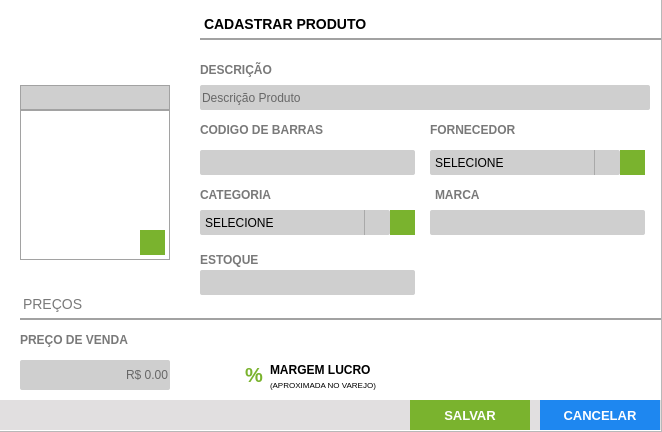
<?xml version="1.0" encoding="UTF-8"?>
<ui version="4.0">
 <class>ct_FormProdutos</class>
 <widget class="QFrame" name="ct_FormProdutos">
  <property name="geometry">
   <rect>
    <x>0</x>
    <y>0</y>
    <width>662</width>
    <height>432</height>
   </rect>
  </property>
  <property name="maximumSize">
   <size>
    <width>662</width>
    <height>432</height>
   </size>
  </property>
  <property name="windowTitle">
   <string>Cadastro de Produtos</string>
  </property>
  <property name="frameShape">
   <enum>QFrame::StyledPanel</enum>
  </property>
  <property name="frameShadow">
   <enum>QFrame::Raised</enum>
  </property>
  <widget class="QFrame" name="fr_FormProdutos">
   <property name="geometry">
    <rect>
     <x>0</x>
     <y>0</y>
     <width>661</width>
     <height>431</height>
    </rect>
   </property>
   <property name="focusPolicy">
    <enum>Qt::StrongFocus</enum>
   </property>
   <property name="styleSheet">
    <string notr="true">background: #FFF;
border: none</string>
   </property>
   <widget class="QLabel" name="lb_FormProdutos">
    <property name="geometry">
     <rect>
      <x>200</x>
      <y>10</y>
      <width>780</width>
      <height>30</height>
     </rect>
    </property>
    <property name="styleSheet">
     <string notr="true">QLabel{
font-size: 14px;
font-family: &quot;Arial&quot;;
font-weight: bold;

border-bottom: 2px solid #A2A2A2
}</string>
    </property>
    <property name="text">
     <string>CADASTRAR PRODUTO</string>
    </property>
   </widget>
   <widget class="QLineEdit" name="tx_idProduto">
    <property name="enabled">
     <bool>false</bool>
    </property>
    <property name="geometry">
     <rect>
      <x>20</x>
      <y>85</y>
      <width>150</width>
      <height>25</height>
     </rect>
    </property>
    <property name="styleSheet">
     <string notr="true">QLineEdit{
background: #CFCFCF;
border: 1px solid #A2A2A2;
color: #000;
font-size: 14px;
font-family: &quot;Arial&quot;;
font-weight: bold;

}</string>
    </property>
    <property name="text">
     <string/>
    </property>
    <property name="alignment">
     <set>Qt::AlignRight|Qt::AlignTrailing|Qt::AlignVCenter</set>
    </property>
   </widget>
   <widget class="QLabel" name="lb_FotoProduto">
    <property name="geometry">
     <rect>
      <x>20</x>
      <y>110</y>
      <width>150</width>
      <height>150</height>
     </rect>
    </property>
    <property name="styleSheet">
     <string notr="true">border: 1px solid #A2A2A2;
</string>
    </property>
    <property name="text">
     <string/>
    </property>
    <property name="alignment">
     <set>Qt::AlignCenter</set>
    </property>
   </widget>
   <widget class="QLabel" name="lb_FormProdutos_2">
    <property name="geometry">
     <rect>
      <x>200</x>
      <y>60</y>
      <width>150</width>
      <height>20</height>
     </rect>
    </property>
    <property name="styleSheet">
     <string notr="true">QLabel{
font-size: 12px;
font-family: &quot;Arial Unicode MS&quot;;
font-weight: bold;
color: #797979
}</string>
    </property>
    <property name="text">
     <string>DESCRIÇÃO</string>
    </property>
   </widget>
   <widget class="QLineEdit" name="tx_DescricaoProduto">
    <property name="geometry">
     <rect>
      <x>200</x>
      <y>85</y>
      <width>450</width>
      <height>25</height>
     </rect>
    </property>
    <property name="focusPolicy">
     <enum>Qt::WheelFocus</enum>
    </property>
    <property name="styleSheet">
     <string notr="true">QLineEdit{
background: #CFCFCF;
border-radius: 2px;
color: #000;
font: 13px &quot;Arial&quot; ;
text-transform: uppercase;
}
QLineEdit:Focus {
border: 1px solid red;
}</string>
    </property>
    <property name="placeholderText">
     <string>Descrição Produto</string>
    </property>
   </widget>
   <widget class="QLabel" name="lb_FormProdutos_3">
    <property name="geometry">
     <rect>
      <x>200</x>
      <y>185</y>
      <width>215</width>
      <height>20</height>
     </rect>
    </property>
    <property name="styleSheet">
     <string notr="true">QLabel{
font-size: 12px;
font-family: &quot;Arial Unicode MS&quot;;
font-weight: bold;
color: #797979
}</string>
    </property>
    <property name="text">
     <string>CATEGORIA</string>
    </property>
   </widget>
   <widget class="QLabel" name="lb_FormProdutos_4">
    <property name="geometry">
     <rect>
      <x>435</x>
      <y>185</y>
      <width>215</width>
      <height>20</height>
     </rect>
    </property>
    <property name="styleSheet">
     <string notr="true">QLabel{
font-size: 12px;
font-family: &quot;Arial Unicode MS&quot;;
font-weight: bold;
color: #797979
}</string>
    </property>
    <property name="text">
     <string>MARCA</string>
    </property>
   </widget>
   <widget class="QLabel" name="lb_FormProdutos_8">
    <property name="geometry">
     <rect>
      <x>20</x>
      <y>290</y>
      <width>960</width>
      <height>30</height>
     </rect>
    </property>
    <property name="styleSheet">
     <string notr="true">QLabel{
font-size: 14px;
font-family: &quot;Arial&quot;;
font-weight: normal;

border-bottom: 2px solid #A2A2A2;
color: #797979
}</string>
    </property>
    <property name="text">
     <string>PREÇOS</string>
    </property>
   </widget>
   <widget class="QLabel" name="lb_FormProdutos_12">
    <property name="geometry">
     <rect>
      <x>20</x>
      <y>330</y>
      <width>150</width>
      <height>20</height>
     </rect>
    </property>
    <property name="styleSheet">
     <string notr="true">QLabel{
font-size: 12px;
font-family: &quot;Arial Unicode MS&quot;;
font-weight: bold;
color: #797979
}</string>
    </property>
    <property name="text">
     <string>PREÇO DE VENDA</string>
    </property>
   </widget>
   <widget class="QFrame" name="fr_BotoesFormProdutos">
    <property name="geometry">
     <rect>
      <x>0</x>
      <y>400</y>
      <width>1000</width>
      <height>30</height>
     </rect>
    </property>
    <property name="styleSheet">
     <string notr="true">background:#E1DFE0;
border: none;</string>
    </property>
    <widget class="QPushButton" name="bt_CancelarProdutos">
     <property name="geometry">
      <rect>
       <x>540</x>
       <y>0</y>
       <width>120</width>
       <height>30</height>
      </rect>
     </property>
     <property name="font">
      <font>
       <pointsize>10</pointsize>
       <weight>75</weight>
       <bold>true</bold>
      </font>
     </property>
     <property name="cursor">
      <cursorShape>PointingHandCursor</cursorShape>
     </property>
     <property name="focusPolicy">
      <enum>Qt::NoFocus</enum>
     </property>
     <property name="contextMenuPolicy">
      <enum>Qt::ActionsContextMenu</enum>
     </property>
     <property name="styleSheet">
      <string notr="true">QPushButton {
background-color: #1E87F0;
color: #FFF
 }
QPushButton:hover{
background-color: #40a286
}</string>
     </property>
     <property name="text">
      <string>CANCELAR</string>
     </property>
     <property name="iconSize">
      <size>
       <width>75</width>
       <height>35</height>
      </size>
     </property>
    </widget>
    <widget class="QPushButton" name="bt_SalvarProdutos">
     <property name="geometry">
      <rect>
       <x>410</x>
       <y>0</y>
       <width>120</width>
       <height>30</height>
      </rect>
     </property>
     <property name="font">
      <font>
       <family>Tahoma</family>
       <pointsize>10</pointsize>
       <weight>75</weight>
       <bold>true</bold>
      </font>
     </property>
     <property name="cursor">
      <cursorShape>PointingHandCursor</cursorShape>
     </property>
     <property name="focusPolicy">
      <enum>Qt::NoFocus</enum>
     </property>
     <property name="contextMenuPolicy">
      <enum>Qt::ActionsContextMenu</enum>
     </property>
     <property name="styleSheet">
      <string notr="true">QPushButton {
background-color: #7AB32E;
color: #FFF
 }
QPushButton:hover{
background-color: #40a286
}</string>
     </property>
     <property name="text">
      <string>SALVAR</string>
     </property>
     <property name="iconSize">
      <size>
       <width>75</width>
       <height>35</height>
      </size>
     </property>
    </widget>
   </widget>
   <widget class="QLabel" name="lb_qtdeMin">
    <property name="geometry">
     <rect>
      <x>890</x>
      <y>350</y>
      <width>40</width>
      <height>35</height>
     </rect>
    </property>
    <property name="text">
     <string/>
    </property>
   </widget>
   <widget class="QLabel" name="lb_FormProdutos_15">
    <property name="geometry">
     <rect>
      <x>270</x>
      <y>360</y>
      <width>150</width>
      <height>20</height>
     </rect>
    </property>
    <property name="styleSheet">
     <string notr="true">QLabel{
font-size: 12px;
font-family: &quot;Arial Unicode MS&quot;;
font-weight: bold;
color: #000
}</string>
    </property>
    <property name="text">
     <string>MARGEM LUCRO</string>
    </property>
   </widget>
   <widget class="QLabel" name="lb_FormProdutos_17">
    <property name="geometry">
     <rect>
      <x>270</x>
      <y>380</y>
      <width>150</width>
      <height>10</height>
     </rect>
    </property>
    <property name="styleSheet">
     <string notr="true">QLabel{
font-size: 8px;
font-family: &quot;Arial Unicode MS&quot;;
font-weight: normal;
color: #000
}</string>
    </property>
    <property name="text">
     <string>(APROXIMADA NO VAREJO)</string>
    </property>
   </widget>
   <widget class="QLabel" name="lb_porcVar">
    <property name="geometry">
     <rect>
      <x>245</x>
      <y>360</y>
      <width>20</width>
      <height>30</height>
     </rect>
    </property>
    <property name="styleSheet">
     <string notr="true">QLabel{
font-size: 20px;
font-family: &quot;Arial Unicode MS&quot;;
font-weight: bold;
color: #7AB32E
}</string>
    </property>
    <property name="text">
     <string>%</string>
    </property>
   </widget>
   <widget class="QLabel" name="label_2">
    <property name="geometry">
     <rect>
      <x>20</x>
      <y>10</y>
      <width>150</width>
      <height>50</height>
     </rect>
    </property>
    <property name="text">
     <string/>
    </property>
    <property name="pixmap">
     <pixmap>../Imagens/CodBarra.png</pixmap>
    </property>
    <property name="alignment">
     <set>Qt::AlignCenter</set>
    </property>
   </widget>
   <widget class="QPushButton" name="bt_AddImagem">
    <property name="geometry">
     <rect>
      <x>140</x>
      <y>230</y>
      <width>25</width>
      <height>25</height>
     </rect>
    </property>
    <property name="font">
     <font>
      <family>Arial</family>
      <pointsize>16</pointsize>
      <weight>75</weight>
      <bold>true</bold>
     </font>
    </property>
    <property name="toolTip">
     <string>&lt;html&gt;&lt;head/&gt;&lt;body&gt;&lt;p&gt;CADASTRAR IMGEM&lt;/p&gt;&lt;/body&gt;&lt;/html&gt;</string>
    </property>
    <property name="styleSheet">
     <string notr="true">QPushButton{
background: #7AB32E;
color: #FFF
}
QPushButton:hover{
background-color: #40a286
}</string>
    </property>
    <property name="text">
     <string/>
    </property>
   </widget>
   <widget class="QPushButton" name="bt_DelImagem">
    <property name="geometry">
     <rect>
      <x>140</x>
      <y>230</y>
      <width>25</width>
      <height>25</height>
     </rect>
    </property>
    <property name="font">
     <font>
      <family>Arial</family>
      <pointsize>16</pointsize>
      <weight>75</weight>
      <bold>true</bold>
     </font>
    </property>
    <property name="toolTip">
     <string>&lt;html&gt;&lt;head/&gt;&lt;body&gt;&lt;p&gt;Deletar Imagem&lt;/p&gt;&lt;/body&gt;&lt;/html&gt;</string>
    </property>
    <property name="styleSheet">
     <string notr="true">QPushButton{
background: #7AB32E;
color: #FFF
}
QPushButton:hover{
background-color: #40a286
}</string>
    </property>
    <property name="text">
     <string/>
    </property>
   </widget>
   <widget class="QLineEdit" name="tx_codbarras">
    <property name="geometry">
     <rect>
      <x>200</x>
      <y>150</y>
      <width>215</width>
      <height>25</height>
     </rect>
    </property>
    <property name="focusPolicy">
     <enum>Qt::WheelFocus</enum>
    </property>
    <property name="styleSheet">
     <string notr="true">QLineEdit{
background: #CFCFCF;
border-radius: 2px;
color: #000;
font: 13px &quot;Arial&quot; 
}
QLineEdit:Focus {
border: 1px solid red;
}</string>
    </property>
    <property name="text">
     <string/>
    </property>
    <property name="placeholderText">
     <string/>
    </property>
   </widget>
   <widget class="QLabel" name="lb_FormProdutos_7">
    <property name="geometry">
     <rect>
      <x>200</x>
      <y>120</y>
      <width>215</width>
      <height>20</height>
     </rect>
    </property>
    <property name="styleSheet">
     <string notr="true">QLabel{
font-size: 12px;
font-family: &quot;Arial Unicode MS&quot;;
font-weight: bold;
color: #797979
}</string>
    </property>
    <property name="text">
     <string>CODIGO DE BARRAS</string>
    </property>
   </widget>
   <widget class="QLabel" name="lb_FormProdutos_9">
    <property name="geometry">
     <rect>
      <x>430</x>
      <y>120</y>
      <width>215</width>
      <height>20</height>
     </rect>
    </property>
    <property name="styleSheet">
     <string notr="true">QLabel{
font-size: 12px;
font-family: &quot;Arial Unicode MS&quot;;
font-weight: bold;
color: #797979
}</string>
    </property>
    <property name="text">
     <string>FORNECEDOR</string>
    </property>
   </widget>
   <widget class="QComboBox" name="cb_forn">
    <property name="geometry">
     <rect>
      <x>430</x>
      <y>150</y>
      <width>190</width>
      <height>25</height>
     </rect>
    </property>
    <property name="styleSheet">
     <string notr="true">QComboBox{
background: #CFCFCF;
border-radius: 2px;
color: #000;
font: 13px &quot;Arial&quot; ;
text-transform: uppercase
}
QComboBox:Focus {
border: 1px solid red;
}
 QComboBox::drop-down {
     subcontrol-origin: padding;
     subcontrol-position: top right;
     width: 25px;
     border-left-width: 1px;
     border-left-color: darkgray;
     border-left-style: solid; /* just a single line */
     border-top-right-radius: 3px; /* same radius as the QComboBox */
     border-bottom-right-radius: 3px;
 }
QComboBox::down-arrow {
     image: url(&quot;+self.resourcepath('Images/down.png')+&quot;);
 }
</string>
    </property>
    <item>
     <property name="text">
      <string>SELECIONE</string>
     </property>
    </item>
   </widget>
   <widget class="QPushButton" name="bt_addForn">
    <property name="geometry">
     <rect>
      <x>620</x>
      <y>150</y>
      <width>25</width>
      <height>25</height>
     </rect>
    </property>
    <property name="font">
     <font>
      <family>Arial</family>
      <pointsize>16</pointsize>
      <weight>75</weight>
      <bold>true</bold>
     </font>
    </property>
    <property name="styleSheet">
     <string notr="true">QPushButton{
background: #7AB32E;
color: #FFF
}
QPushButton:hover{
background-color: #40a286
}</string>
    </property>
    <property name="text">
     <string/>
    </property>
   </widget>
   <widget class="QLineEdit" name="tx_marca">
    <property name="geometry">
     <rect>
      <x>430</x>
      <y>210</y>
      <width>215</width>
      <height>25</height>
     </rect>
    </property>
    <property name="focusPolicy">
     <enum>Qt::WheelFocus</enum>
    </property>
    <property name="styleSheet">
     <string notr="true">QLineEdit{
background: #CFCFCF;
border-radius: 2px;
color: #000;
font: 13px &quot;Arial&quot; 
}
QLineEdit:Focus {
border: 1px solid red;
}</string>
    </property>
    <property name="placeholderText">
     <string/>
    </property>
   </widget>
   <widget class="QPushButton" name="bt_AddCategoriaProduto">
    <property name="geometry">
     <rect>
      <x>390</x>
      <y>210</y>
      <width>25</width>
      <height>25</height>
     </rect>
    </property>
    <property name="font">
     <font>
      <family>Arial</family>
      <pointsize>16</pointsize>
      <weight>75</weight>
      <bold>true</bold>
     </font>
    </property>
    <property name="styleSheet">
     <string notr="true">QPushButton{
background: #7AB32E;
color: #FFF
}
QPushButton:hover{
background-color: #40a286
}</string>
    </property>
    <property name="text">
     <string/>
    </property>
   </widget>
   <widget class="QComboBox" name="cb_CategoriaProduto">
    <property name="geometry">
     <rect>
      <x>200</x>
      <y>210</y>
      <width>190</width>
      <height>25</height>
     </rect>
    </property>
    <property name="focusPolicy">
     <enum>Qt::StrongFocus</enum>
    </property>
    <property name="styleSheet">
     <string notr="true">QComboBox{
background: #CFCFCF;
border-radius: 2px;
color: #000;
font: 13px &quot;Arial&quot; ;
text-transform: uppercase
}
QComboBox:Focus {
border: 1px solid red;
}
 QComboBox::drop-down {
     subcontrol-origin: padding;
     subcontrol-position: top right;
     width: 25px;
     border-left-width: 1px;
     border-left-color: darkgray;
     border-left-style: solid; /* just a single line */
     border-top-right-radius: 3px; /* same radius as the QComboBox */
     border-bottom-right-radius: 3px;
 }
QComboBox::down-arrow {
     image: url(&quot;+self.resourcepath('Images/down.png')+&quot;);
 }
</string>
    </property>
    <item>
     <property name="text">
      <string>SELECIONE</string>
     </property>
    </item>
   </widget>
   <widget class="QLabel" name="lb_FormProdutos_6">
    <property name="geometry">
     <rect>
      <x>200</x>
      <y>250</y>
      <width>215</width>
      <height>20</height>
     </rect>
    </property>
    <property name="styleSheet">
     <string notr="true">QLabel{
font-size: 12px;
font-family: &quot;Arial Unicode MS&quot;;
font-weight: bold;
color: #797979
}</string>
    </property>
    <property name="text">
     <string>ESTOQUE</string>
    </property>
   </widget>
   <widget class="QLineEdit" name="tx_EstoqueMaximoProduto">
    <property name="geometry">
     <rect>
      <x>200</x>
      <y>270</y>
      <width>215</width>
      <height>25</height>
     </rect>
    </property>
    <property name="focusPolicy">
     <enum>Qt::WheelFocus</enum>
    </property>
    <property name="styleSheet">
     <string notr="true">QLineEdit{
background: #CFCFCF;
border-radius: 2px;
color: #000;
font: 13px &quot;Arial&quot; 
}
QLineEdit:Focus {
border: 1px solid red;
}</string>
    </property>
    <property name="placeholderText">
     <string/>
    </property>
   </widget>
   <widget class="QLineEdit" name="tx_ValorUnitarioProduto">
    <property name="geometry">
     <rect>
      <x>20</x>
      <y>360</y>
      <width>150</width>
      <height>30</height>
     </rect>
    </property>
    <property name="focusPolicy">
     <enum>Qt::WheelFocus</enum>
    </property>
    <property name="styleSheet">
     <string notr="true">QLineEdit{
background: #CFCFCF;
border-radius: 2px;
color: #000;
font: 14px &quot;Arial&quot; ;
text-transform: uppercase;
}
QLineEdit:Focus {
border: 1px solid red;
}</string>
    </property>
    <property name="inputMethodHints">
     <set>Qt::ImhPreferNumbers</set>
    </property>
    <property name="alignment">
     <set>Qt::AlignRight|Qt::AlignTrailing|Qt::AlignVCenter</set>
    </property>
    <property name="placeholderText">
     <string>R$ 0.00</string>
    </property>
   </widget>
   <widget class="QLineEdit" name="tx_PorcentagemVarejo">
    <property name="geometry">
     <rect>
      <x>170</x>
      <y>360</y>
      <width>60</width>
      <height>30</height>
     </rect>
    </property>
    <property name="focusPolicy">
     <enum>Qt::WheelFocus</enum>
    </property>
    <property name="styleSheet">
     <string notr="true">QLineEdit{
background: #FFF;
border-radius: 2px;
color: #7AB32E;
font: 20px &quot;Arial&quot; ;
font-weight: bold
}
QLineEdit:Focus {
border: 1px solid red;
}</string>
    </property>
    <property name="text">
     <string/>
    </property>
    <property name="alignment">
     <set>Qt::AlignRight|Qt::AlignTrailing|Qt::AlignVCenter</set>
    </property>
    <property name="readOnly">
     <bool>true</bool>
    </property>
   </widget>
   <zorder>lb_FormProdutos</zorder>
   <zorder>tx_idProduto</zorder>
   <zorder>lb_FotoProduto</zorder>
   <zorder>lb_FormProdutos_2</zorder>
   <zorder>tx_DescricaoProduto</zorder>
   <zorder>lb_FormProdutos_3</zorder>
   <zorder>lb_FormProdutos_4</zorder>
   <zorder>lb_FormProdutos_8</zorder>
   <zorder>lb_FormProdutos_12</zorder>
   <zorder>fr_BotoesFormProdutos</zorder>
   <zorder>lb_qtdeMin</zorder>
   <zorder>lb_FormProdutos_15</zorder>
   <zorder>lb_FormProdutos_17</zorder>
   <zorder>lb_porcVar</zorder>
   <zorder>label_2</zorder>
   <zorder>bt_DelImagem</zorder>
   <zorder>bt_AddImagem</zorder>
   <zorder>tx_codbarras</zorder>
   <zorder>lb_FormProdutos_7</zorder>
   <zorder>lb_FormProdutos_9</zorder>
   <zorder>cb_forn</zorder>
   <zorder>bt_addForn</zorder>
   <zorder>tx_marca</zorder>
   <zorder>bt_AddCategoriaProduto</zorder>
   <zorder>cb_CategoriaProduto</zorder>
   <zorder>lb_FormProdutos_6</zorder>
   <zorder>tx_EstoqueMaximoProduto</zorder>
   <zorder>tx_ValorUnitarioProduto</zorder>
   <zorder>tx_PorcentagemVarejo</zorder>
  </widget>
 </widget>
 <tabstops>
  <tabstop>tx_idProduto</tabstop>
  <tabstop>tx_DescricaoProduto</tabstop>
 </tabstops>
 <resources/>
 <connections/>
</ui>
